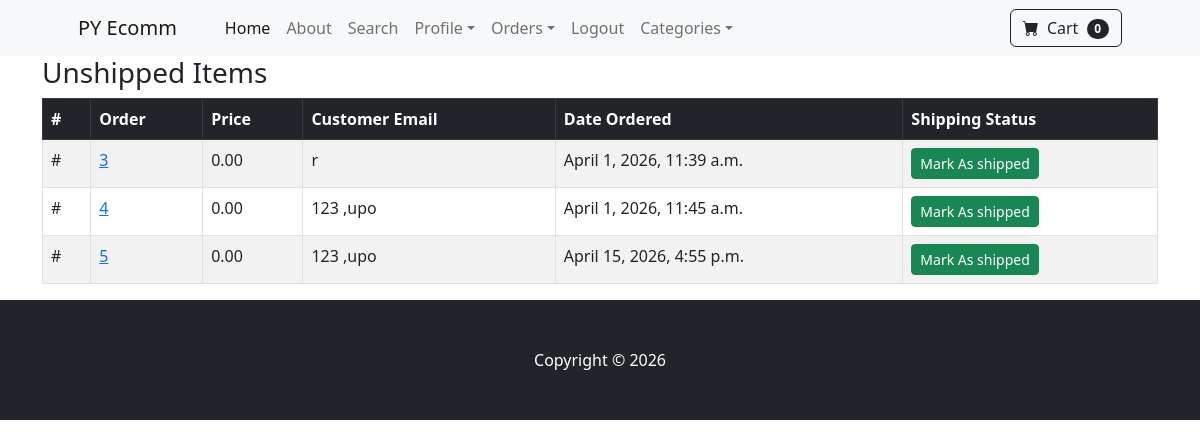
/payment/not_shipped_dash (signed in), run on an earlier commit of the app's database.
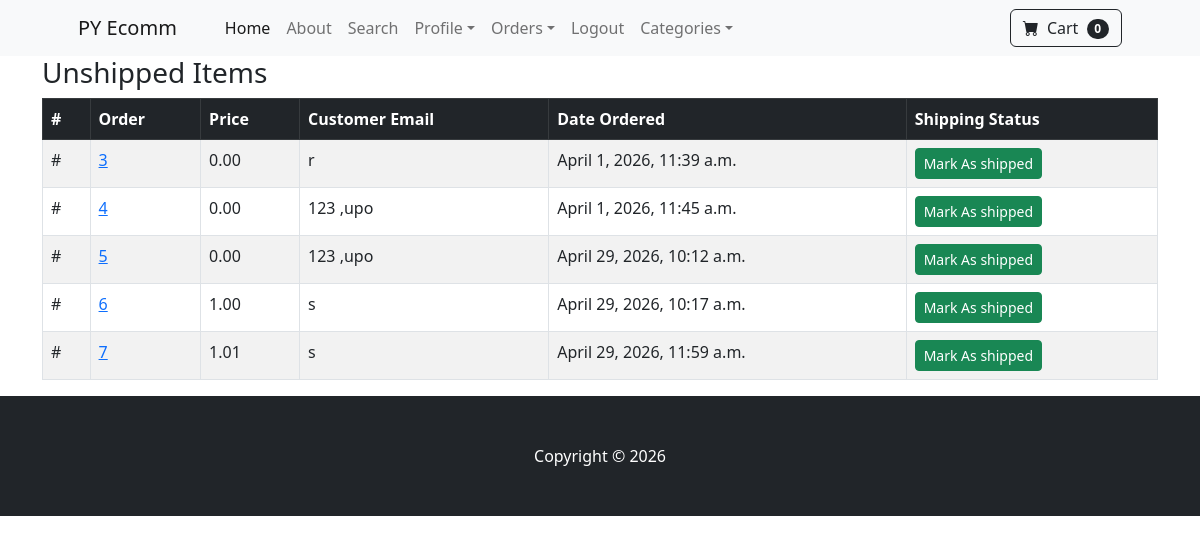
And on a later commit of the database.
### payment/models.py (models this page shows, shortened)
class Order(models.Model):
           user = models.ForeignKey(User, on_delete=models.CASCADE, null=True ,blank=True)
           full_name= models.CharField(max_length=100)
           email = models.EmailField(max_length=70)
           shipping_address = models.TextField(max_length=100)
           amount_paid = models.DecimalField(max_digits=10, blank=True, decimal_places=2)
           date_ordered= models.DateTimeField(auto_now=True)
           shipped = models.BooleanField(default=False)
           paid = models.BooleanField(default=False)
           date_shipped = models.DateTimeField(blank=True, null=True)

### payment/views.py (the view, shortened to what this page needs)
# urls.py: path('not_shipped_dash', views.not_shipped_dash, name='not_shipped_dash'),
def not_shipped_dash(request):
    if  request.user.is_authenticated and request.user.is_superuser:
         orders = Order.objects.filter(shipped=False)
         return render (request, "payment/not_shipped_dash.html",{"orders":orders})
    else:
      messages.success(request, "Access Denied")
      return redirect('home')

### cart/cart.py (called while the page is built)
     def __len__(self):
        return len (self.cart)

### cart/context_processors.py (called while the page is built)
def cart(request):
       return {'cart': Cart(request)}

### payment/templates/payment/not_shipped_dash.html (shortened to what this page needs)
{% extends 'base.html' %}
{% block content %}
        <div class="container">
            <div class="row">
             <div class="col-12">
<h3>Unshipped Items</h3>
<table class="table table-striped table-hover table-bordered">
  <thead class="table-dark">
    <tr>
      <th scope="col">#</th>
      <th scope="col">Order</th>
      <th scope="col">Price</th>
      <th scope="col">Customer Email</th>
      <th scope="col">Date Ordered</th>
      <th scope="col">Shipping Status</th>
    </tr>
  </thead>
  <tbody>
    {% for item in orders %}
    <tr>
     <td>#</td>
     <td><a href="{%  url 'orders' item.id %}">{{  item.id }} </a></td>
       <td>{{ item.amount_paid }}</td>
      <td>{{ item.email }}</td>
       <td>{{ item.date_ordered }}</td>
       <td>
        <form method="POST">
 <button type="submit" class="btn btn-sm btn-success">Mark As shipped </button>
</form>
       </td>
    </tr>
    {% endfor %}
  </tbody>
</table>
             </div>
            </div>
        </div>
           {% endblock %}

What changed in the data, as far as the page shows it:
changed Order id 5: date_ordered "April 15, 2026, 4:55 p.m." → "April 29, 2026, 10:12 a.m."
added Order: id "6", amount_paid "1.00", email "s", date_ordered "April 29, 2026, 10:17 a.m."
added Order: id "7", amount_paid "1.01", email "s", date_ordered "April 29, 2026, 11:59 a.m."
